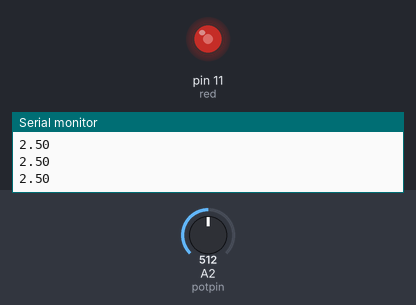
Recording of a sketch running on a simulated Arduino Uno, built with avr-gcc and run on an emulated ATmega328P. Parts: output pins drawn as LEDs (lit = HIGH), the last lines printed to the serial monitor. The test bench sets the inputs (shaded band); at power-on: A2 (potpin) = 512.

Above: at 1.2 s.
1.3 s: A2 (potpin) set to 716
At 2.5 s:
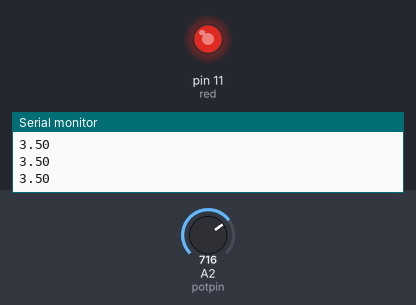
2.8 s: A2 (potpin) set to 900
At 4.0 s:
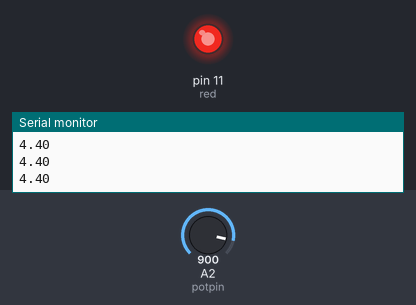
4.3 s: A2 (potpin) set to 122
At 4.8 s:
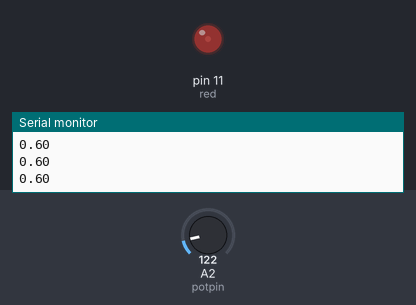
5.8 s: A2 (potpin) set to 0
At 7.0 s:
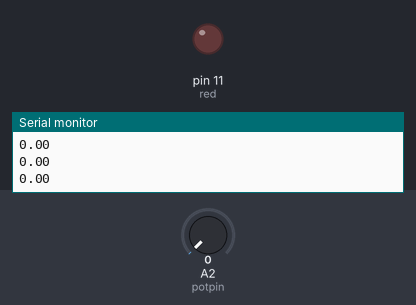
7.3 s: A2 (potpin) set to 511
At 8.7 s:
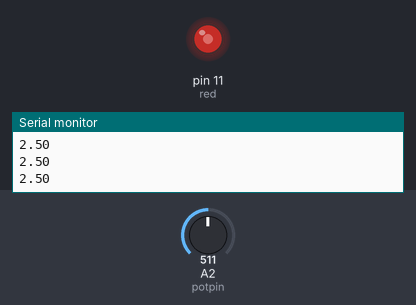
Timing chart, 0 to 9.8 s (numbered marks = the images above; inputs shaded):
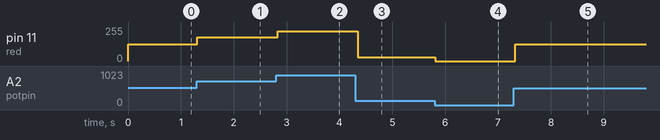

Measured:
- after the input at 1.3 s, pin 11 (red): 127/255 → 178/255 at once
- after the input at 2.8 s, pin 11 (red): 178/255 → 224/255 at once
- after the input at 4.3 s, pin 11 (red): 224/255 → 30/255 at once
- after the input at 5.8 s, pin 11 (red): 30/255 → 0/255 at once
- after the input at 7.3 s, pin 11 (red): 0/255 → 127/255 at once

The sketch:

varileds.ino
```cpp
int potpin=A2;
int rval;
float V2;
int wt=50;

int red=11;
int lal;

void setup() {
pinMode(potpin,INPUT);
pinMode(red,OUTPUT);
Serial.begin(9600);

}

void loop() {
rval=analogRead(potpin);
V2=(5./1023.)*rval;
Serial.println(V2);
lal=(255./1023.)*rval;
analogWrite(red,lal);
delay(wt);
}
```
